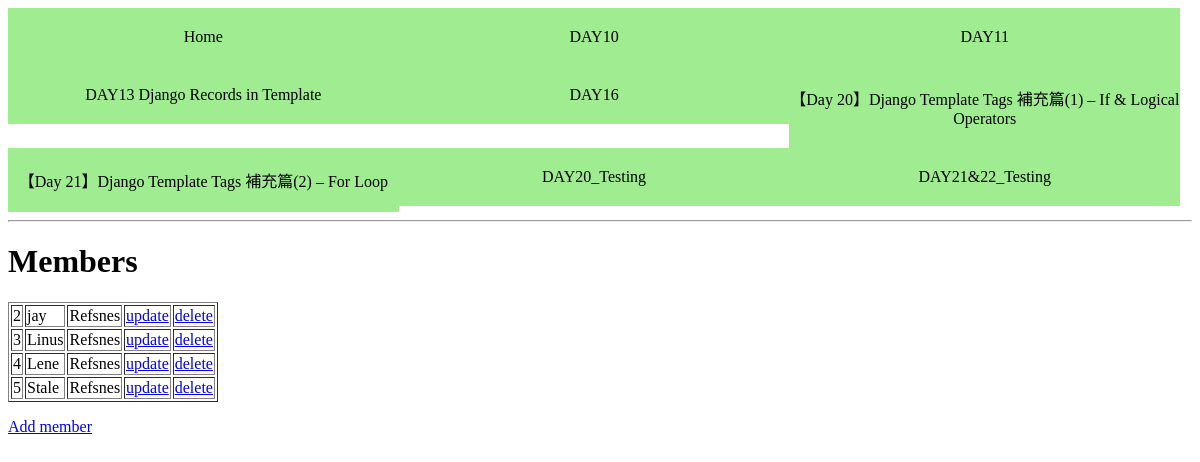
Before: /index/ with the older database file.
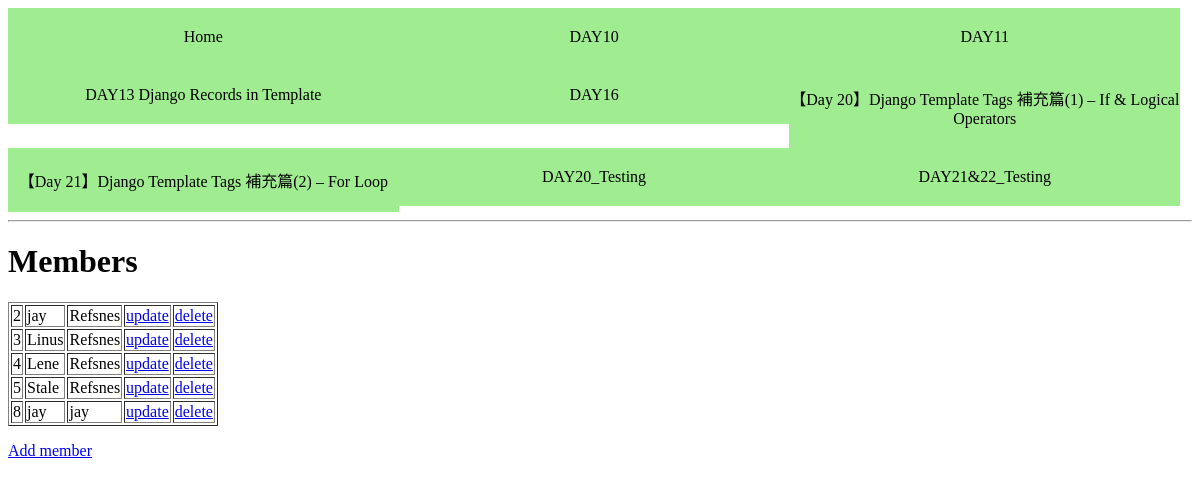
After: the same page with the newer database file.
### members/models.py (models this page shows)
class Members(models.Model):  # 表示Members繼承自models.Model，也就是Members是一個名為Members的model的意思
    firstname = models.CharField(max_length=255)
    lastname = models.CharField(max_length=255)

### members/views.py (the view)
# urls.py: path('index/', views.index, name='index'),
def index(request):
    mymembers = Members.objects.all().values()
    template = loader.get_template('index.html')
    context = {
        'mymembers': mymembers,
    }  # 3.建立名為context的變數，然後以Dict的Key-Value形式，放進變數mymembers
    return HttpResponse(template.render(context, request))

### members/templates/index.html
{% include 'navbar.html' %} {% load static %}
<h1>Members</h1>
<table border="1">
  {% for x in mymembers %}
  <tr>
    <td>{{ x.id }}</td>
    <td>{{ x.firstname }}</td>
    <td>{{ x.lastname }}</td>
    <td><a href="update/{{ x.id }}">update</a></td>
    <td><a href="delete/{{ x.id }}">delete</a></td>
  </tr>
  {% endfor %}
</table>
<p>
  <a href="add">Add member</a>
</p>

### members/templates/navbar.html
{% load static %}
<link rel="stylesheet" href="{% static 'styles/style.css' %}" />
<navbar>
  <ul>
    <li><a href="">Home</a></li>
    <li><a href="/day10">DAY10</a></li>
    <li><a href="/day11">DAY11</a></li>
    <li><a href="/index">DAY13 Django Records in Template</a></li>
    <li><a href="/day16">DAY16</a></li>
    <li>
      <a href="https://ithelp.ithome.com.tw/articles/10303172"
        >【Day 20】Django Template Tags 補充篇(1) – If & Logical Operators</a
      >
    </li>
    <li>
      <a href="https://ithelp.ithome.com.tw/articles/10303417"
        >【Day 21】Django Template Tags 補充篇(2) – For Loop</a
      >
    </li>
    <li><a href="/testing_day20">DAY20_Testing</a></li>
    <li><a href="/testing_day21n22">DAY21&22_Testing</a></li>
  </ul>
</navbar>
<hr />

### members/styles/style.css (style rules this page uses)
navbar { width: 100%; margin:0px 0; }
navbar ul { width: 100%; list-style: none; margin: 0; padding: 0; overflow: hidden; }
navbar ul li { width: 33%; float: left; }
navbar ul li a { text-decoration: none; color: rgb(0, 0, 0); text-align: center; padding: 20px 0; display: block; width: 100%; background-color: rgb(160, 236, 145); }

Changed rows visible on the page:
added Members: id "8", firstname "jay", lastname "jay"
